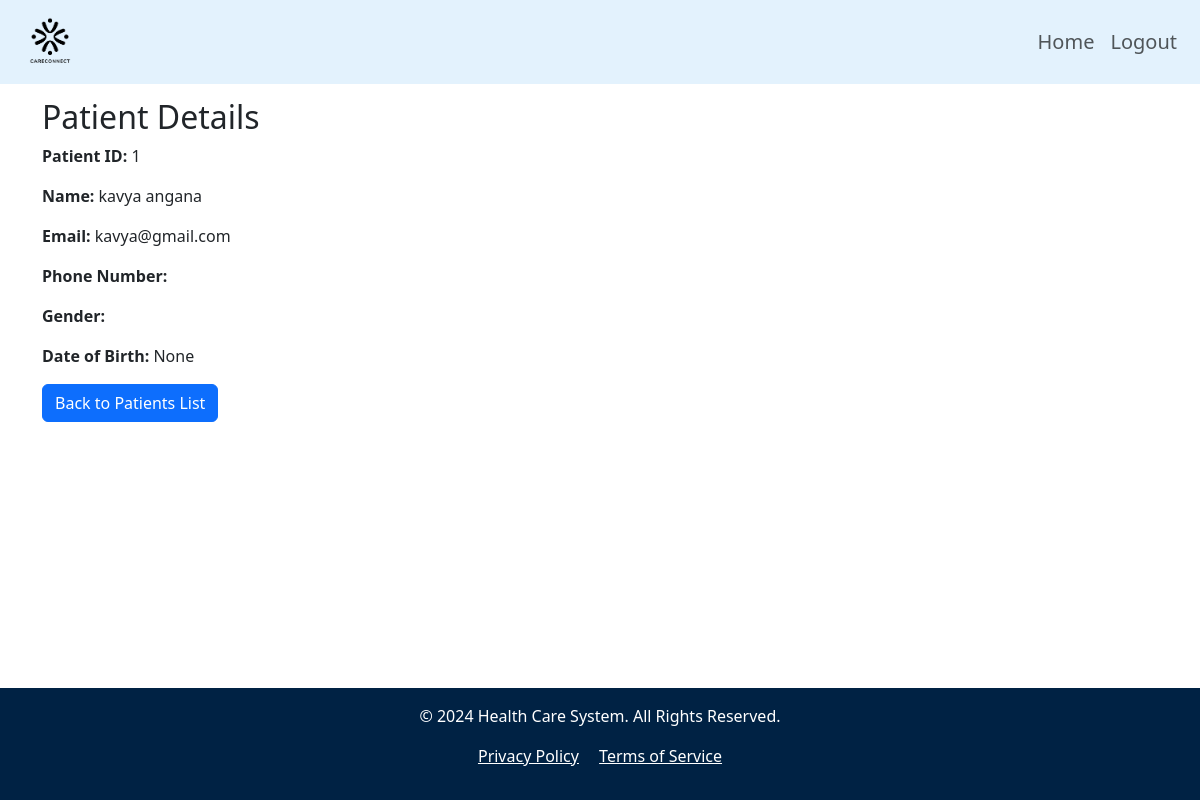
The app's page /admin_patient_view/1/ (signed in) with its own data.
### patientapp/models.py (models this page shows, shortened)
class PatientProfile(models.Model):
    user = models.OneToOneField(User, on_delete=models.CASCADE)
    phone_number = models.CharField(max_length=20)
    date_of_birth = models.DateField(null=False)
    gender = models.CharField(max_length=10, choices=[('Male', 'Male'), ('Female', 'Female'), ('Other', 'Other')])

### patientapp/views.py (the view)
# urls.py: path('admin_patient_view/<int:patient_id>/', views.view_patient, name='view_patient'),
@login_required
@user_passes_test(is_admin_or_staff)
def view_patient(request, patient_id):
    patient = get_object_or_404(PatientProfile, id=patient_id)
    return render(request, 'admin/view_patient_details.html', {'patient': patient})

### patientapp/views.py (called while the page is built)
def is_admin_or_staff(user):
    return user.is_authenticated and user.is_staff  # Ensures only staff users can access

### templates/admin/view_patient_details.html
{% extends 'admin/admin_dashboard.html' %}
{% block content %}
    <div class="container mt-4">
        <h2>Patient Details</h2>
        <p><strong>Patient ID:</strong> {{ patient.id }}</p>
        <p><strong>Name:</strong> {{ patient.user.first_name }} {{ patient.user.last_name }}</p>
        <p><strong>Email:</strong> {{ patient.user.email }}</p>
        <p><strong>Phone Number:</strong> {{ patient.phone_number }}</p>
        <p><strong>Gender:</strong> {{ patient.gender }}</p>
        <p><strong>Date of Birth:</strong> {{ patient.date_of_birth }}</p>
        <a href="{% url 'admin_patients' %}" class="btn btn-primary">Back to Patients List</a>
    </div>
{% endblock %}

### static/assets/css/styles.css (style rules this page uses)
html { scroll-behavior: smooth; }
body { margin: 0; padding: 0; display: flex; flex-direction: column; min-height: 100vh; padding-top: 40px; }

### records on screen
PatientProfile: id "1", user.first_name "kavya", user.last_name "angana", user.email "kavya@gmail.com", date_of_birth "None"
